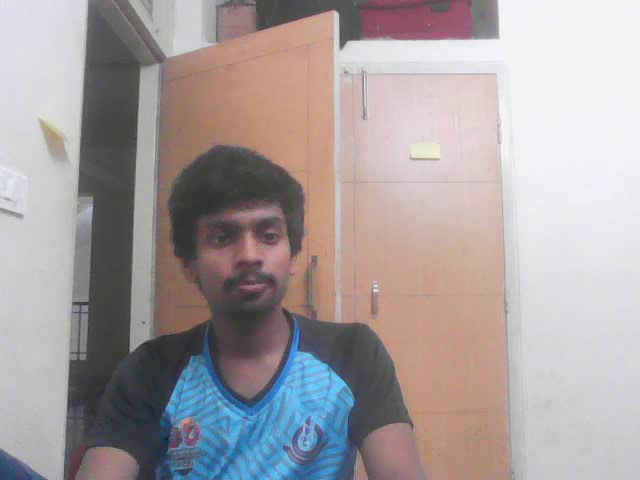
#> input picture frame 24 of my_first_vdo.avi, 640 x 480 px, given in place of vtest.avi, which was not available
$ python videotracking_color_opencv.py
#> lines starting #> are read from the running program, lines starting #| are printed output that depends on the picture; after the words box and inside, x2 and y2 are one past the last pixel; in counts of white or black regions, pixels touching at a corner belong together; pictures that were not available may be replaced by others from this repository, and a replacement may not be noted
import cv2
import numpy as np

def nothing(x):
    pass


cap = cv2.VideoCapture('vtest.avi')
cv2.namedWindow('Tracking')
cv2.createTrackbar('LH', 'Tracking', 0, 255, nothing )
#> slider 'LH' is set to 51
cv2.createTrackbar('LS', 'Tracking', 0, 255, nothing )
#> slider 'LS' is set to 51
cv2.createTrackbar('LV', 'Tracking', 0, 255, nothing )
#> slider 'LV' is set to 51

cv2.createTrackbar('UH', 'Tracking', 255, 255, nothing )
cv2.createTrackbar('US', 'Tracking', 255, 255, nothing )
cv2.createTrackbar('UV', 'Tracking', 255, 255, nothing )


while True:
    ret,frame = cap.read()
#> frame is the input picture: shape (480, 640, 3); mean B, G, R 159.5, 159.3, 166.8

    lh = cv2.getTrackbarPos('LH', 'Tracking')
    ls = cv2.getTrackbarPos('LS', 'Tracking')
    lv = cv2.getTrackbarPos('LV', 'Tracking')

    uh = cv2.getTrackbarPos('UH', 'Tracking')
    us = cv2.getTrackbarPos('US', 'Tracking')
    uv = cv2.getTrackbarPos('UV', 'Tracking')

    cv2.imshow('Frames', frame)

    hsv = cv2.cvtColor(frame, cv2.COLOR_BGR2HSV)
#> hsv: shape (480, 640, 3); mean H, S, V 74.8, 37.7, 175.5

    l_b = np.array([lh, ls, lv])
    u_b = np.array([uh, us, uv])
    print([lh, ls, lv])
    print([uh, us, uv])
    mask = cv2.inRange(hsv, l_b, u_b)
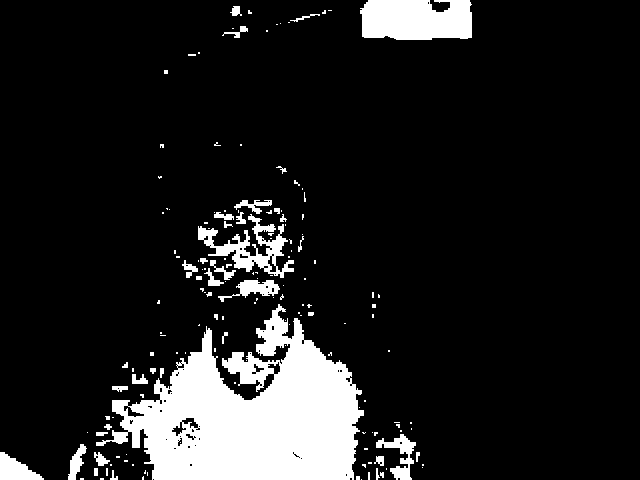
#> mask: shape (480, 640); 12.1% white; 159 white regions (119 under 20 px), largest, box (x1, y1, x2, y2) and area: (96, 304, 364, 480) 26209, (360, 0, 472, 40) 4045, (198, 214, 294, 278) 1971

    res = cv2.bitwise_and(frame, frame, mask=mask)
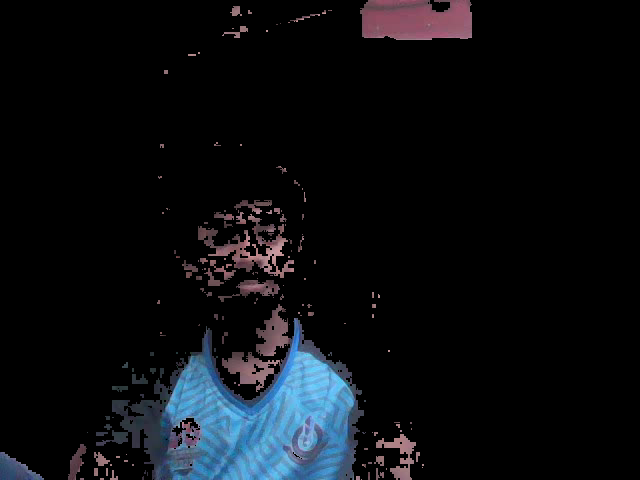
#> res: shape (480, 640, 3); mean B, G, R 17.1, 13.5, 11.2

    cv2.imshow('Mask', mask)
    cv2.imshow('Result', res)

    key = cv2.waitKey(1) & 0xff
#> (key q is pressed here)
    if key == ord('q'):
        break

cap.release()
cv2.destroyAllWindows()

$ run again, starting later in the video
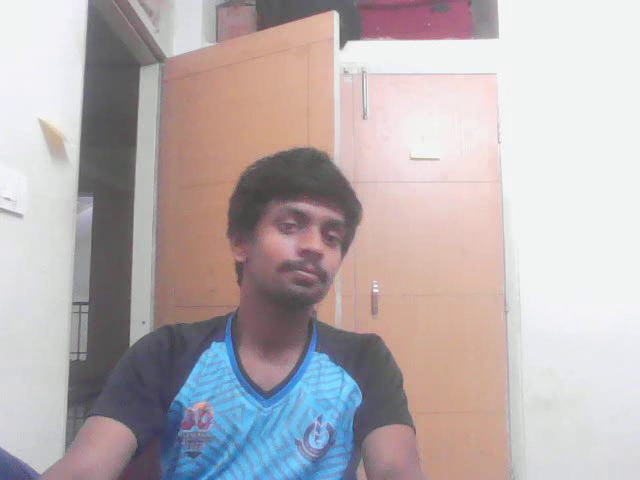
#> input picture frame 111 of my_first_vdo.avi, 640 x 480 px, given in place of vtest.avi, which was not available
#> frame is the input picture: shape (480, 640, 3); mean B, G, R 177.2, 175.3, 184.2
#> hsv: shape (480, 640, 3); mean H, S, V 79.7, 36.5, 193.6
#> `mask = cv2.inRange(hsv, l_b, u_b)`:
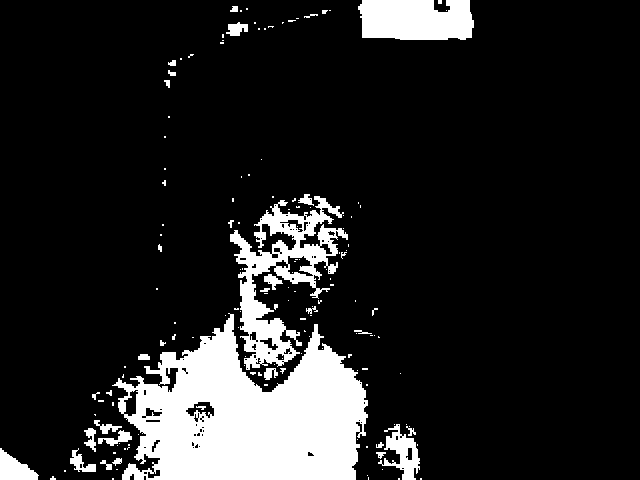
#> mask: shape (480, 640); 13.7% white; 153 white regions (120 under 20 px), largest, box (x1, y1, x2, y2) and area: (112, 313, 368, 480) 26503, (230, 196, 348, 370) 6967, (358, 0, 474, 40) 4161
#> `res = cv2.bitwise_and(frame, frame, mask=mask)`:
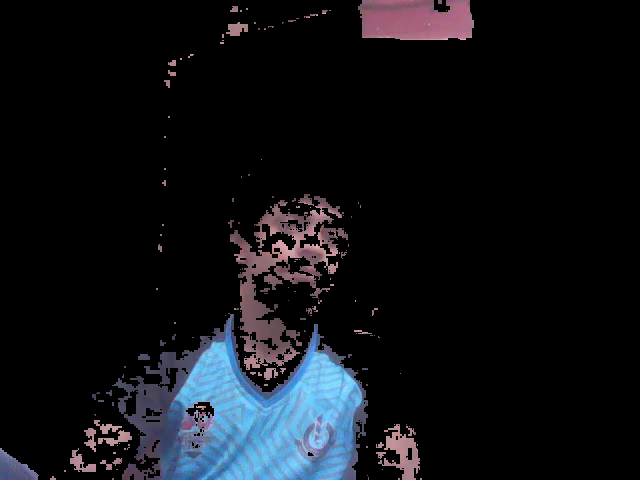
#> res: shape (480, 640, 3); mean B, G, R 21.9, 17.5, 15.5

$ run again, starting later in the video
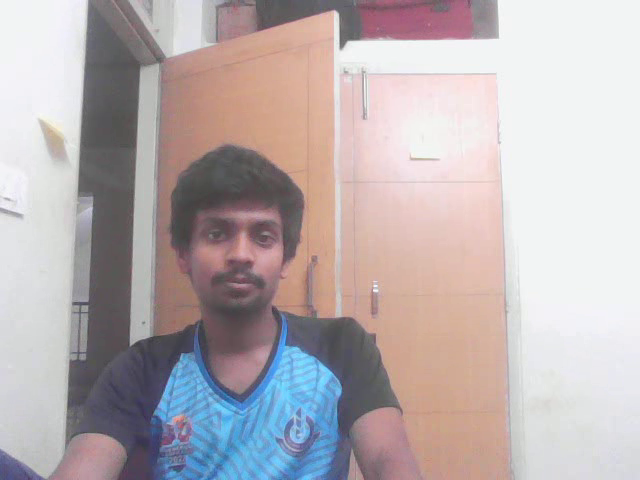
#> input picture frame 198 of my_first_vdo.avi, 640 x 480 px, given in place of vtest.avi, which was not available
#> frame is the input picture: shape (480, 640, 3); mean B, G, R 177.9, 176, 185.3
#> hsv: shape (480, 640, 3); mean H, S, V 81.4, 36, 194.3
#> `mask = cv2.inRange(hsv, l_b, u_b)`:
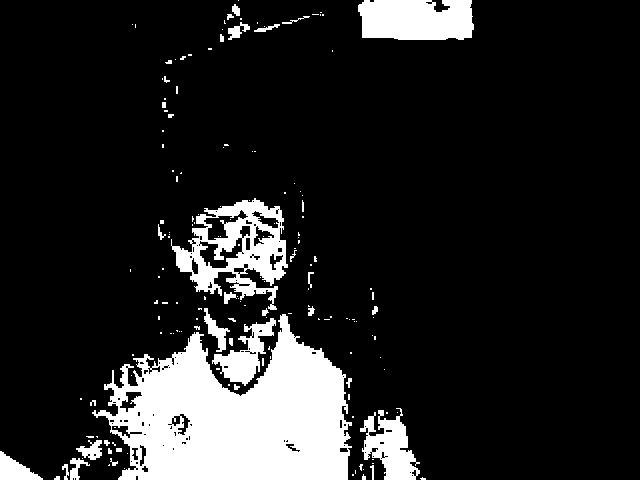
#> mask: shape (480, 640); 14.1% white; 167 white regions (129 under 20 px), largest, box (x1, y1, x2, y2) and area: (92, 314, 352, 480) 26262, (171, 198, 288, 310) 5619, (358, 0, 474, 40) 4202
#> `res = cv2.bitwise_and(frame, frame, mask=mask)`:
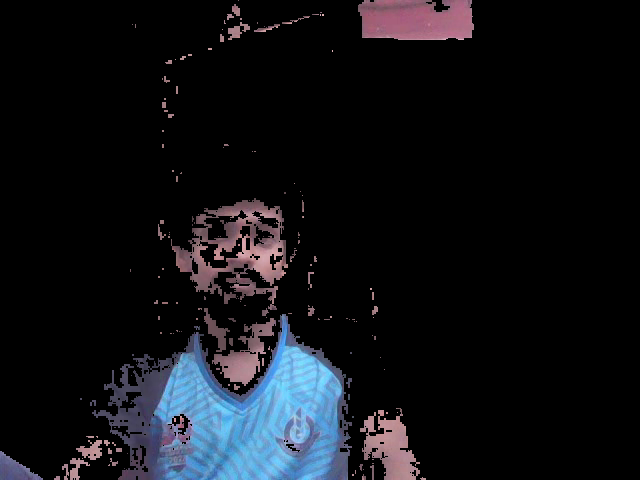
#> res: shape (480, 640, 3); mean B, G, R 22.3, 17.9, 16.4
